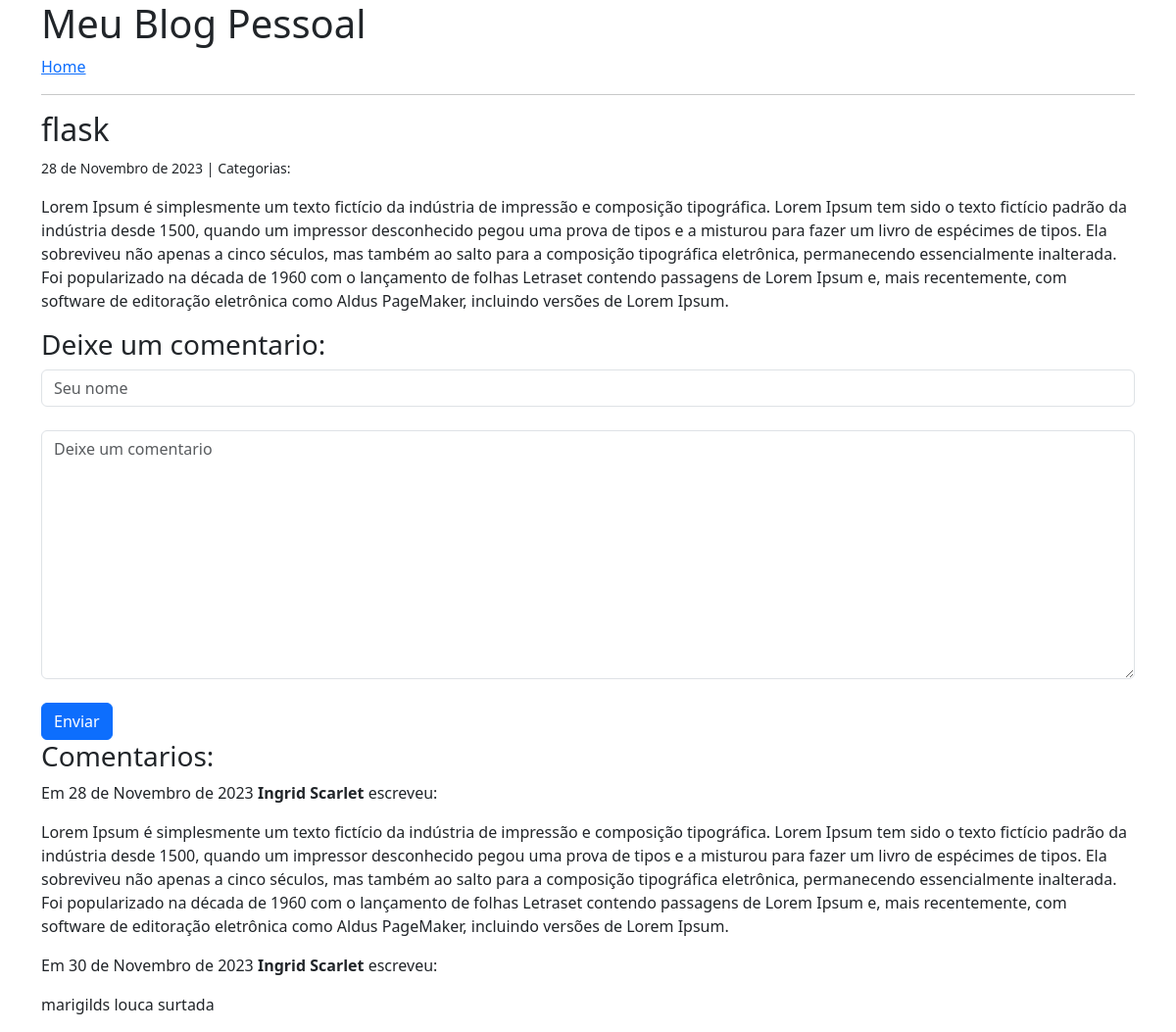
The app's page /post/1/ with its own data.
### blog/models.py (models this page shows, shortened)
class Post(models.Model):
    titulo = models.CharField(max_length=255)
    corpo = models.TextField()
    criado_em = models.DateTimeField(auto_now_add=True)
    modificado_em = models.DateTimeField(auto_now=True)
    categorias = models.ManyToManyField('Categoria', related_name= 'posts')

class Comentario(models.Model):
        autor = models.CharField(max_length=60)
        corpo= models.TextField()
        criado_em = models.DateTimeField(auto_now_add=True)
        post = models.ForeignKey("Post", on_delete=models.CASCADE)

### blog/views.py (the view, shortened to what this page needs)
# urls.py: path('post/<int:pk>/', views.blog_detalhe, name='blog_detalhe'),
def blog_detalhe(request, pk):
    post= Post.objects.get(pk=pk)
    form = ComentarioForm()
    comentarios = Comentario.objects.filter(post=post)
    context = {
        'post': post,
        'comentarios': comentarios,
        'form': ComentarioForm(),
    }
    return render(request, 'blog/detalhe.html', context)

### blog/forms.py
class ComentarioForm(forms.Form):
    autor = forms.CharField(
        max_length=80,
        widget=forms.TextInput(
            attrs= {'class': 'form-control', 'placeholder': 'Seu nome'}
         ),
    )
    corpo = forms.CharField(
        widget=forms.Textarea(
            attrs={'class': 'form-control', 'placeholder': 'Deixe um comentario'}
    )
)

### blog/templates/blog/detalhe.html (shortened to what this page needs)
{% extends 'base.html' %}
{% block page_title %}
  <h2>{{post.titulo}}</h2>
{% endblock page_title %}
{% block page_content %}
   <small>
   {{post.criado_em.date}} | Categorias:
   </small>
   <p>{{post.corpo | linebreaks}}</p>
   <h3>Deixe um comentario:</h3>
   <form method="post">
      <div>
         {{ form.autor }}
      </div>
      <br>
      <div>
         {{ form.corpo }}
      </div>
      <br>
      <button type="submit" class="btn btn-primary">Enviar</button>
   </form>
   <h3>Comentarios:</h3>
   {% for comentario in comentarios %}
      <p>
         Em {{ comentario.criado_em.date }} <b> {{ comentario.autor }} </b> escreveu:
      </p>
      <p>
         {{ comentario.corpo | linebreaks}}
      </p>
   {% endfor %}
{% endblock page_content %}

### setup/templates/base.html (shortened to what this page needs)
<!DOCTYPE html>
<html lang="en">
<head>
    <link href="https://cdn.jsdelivr.net/npm/bootstrap@5.3.2/dist/css/bootstrap.min.css" rel="stylesheet">
</head>
<body>
    <div class="container">
        <h1>Meu Blog Pessoal</h1>
        <a href="{% url 'blog_index' %}">Home</a>
        <hr>
        {% block page_title %}{% endblock page_title %}
        {% block page_content %} {% endblock page_content%}
    </div>
</body>
</html>

### records on screen
Post: titulo "flask", criado_em "28 de Novembro de 2023", corpo "Lorem Ipsum é simplesmente um texto fictício da indústria de impressão e composição tipográfica. Lorem Ipsum tem sido o texto fictício padrão da indústria desde 1500, quando um impressor desconhecido pegou uma prova de tipos e a misturou para fazer um livro de espécimes de tipos. Ela sobreviveu não apenas a cinco séculos, mas também ao salto para a composição tipográfica eletrônica, permanecendo essencialmente inalterada. Foi popularizado na década de 1960 com o lançamento de folhas Letraset contendo passagens de Lorem Ipsum e, mais recentemente, com software de editoração eletrônica como Aldus PageMaker, incluindo versões de Lorem Ipsum."
Comentario: criado_em "28 de Novembro de 2023", autor "Ingrid Scarlet", corpo "Lorem Ipsum é simplesmente um texto fictício da indústria de impressão e composição tipográfica. Lorem Ipsum tem sido o texto fictício padrão da indústria desde 1500, quando um impressor desconhecido pegou uma prova de tipos e a misturou para fazer um livro de espécimes de tipos. Ela sobreviveu não apenas a cinco séculos, mas também ao salto para a composição tipográfica eletrônica, permanecendo essencialmente inalterada. Foi popularizado na década de 1960 com o lançamento de folhas Letraset contendo passagens de Lorem Ipsum e, mais recentemente, com software de editoração eletrônica como Aldus PageMaker, incluindo versões de Lorem Ipsum."
Comentario: criado_em "30 de Novembro de 2023", autor "Ingrid Scarlet", corpo "marigilds louca surtada"
